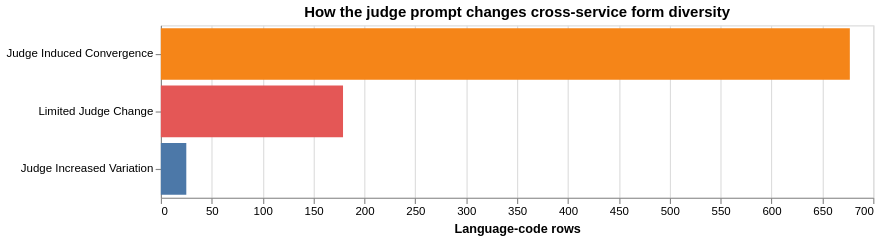
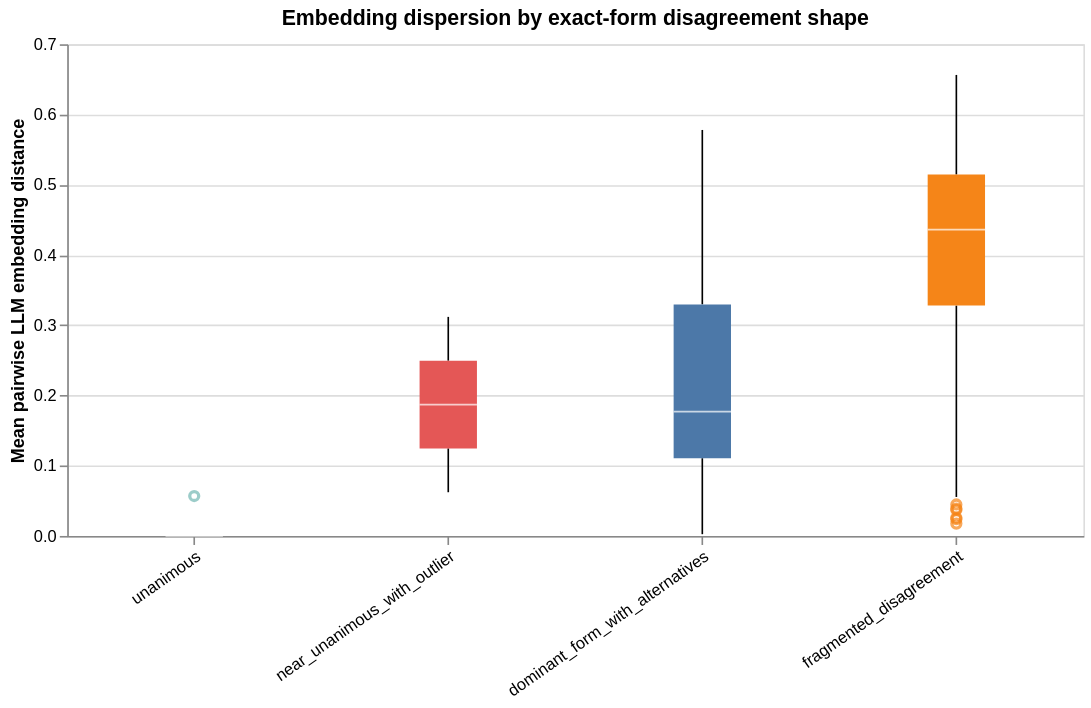

Here is the notebook cell these charts were saved with, in order:
### Markdown cell above
## 8.4 Prompt trajectories

Prompt sensitivity is measured within each LLM service across the four prompt variants. The notebook also records cases where the GitHub prompt introduces source-term echoing that was absent from the minimal prompt, and whether the judge prompt reduces or increases the number of distinct LLM forms. Judge-induced convergence is descriptive: synthesis can harmonize outputs without making them more accurate.

### Code cell
judge_counts = patterns['judge_effect'].value_counts().rename_axis('judge_effect').reset_index(name='languages')
judge_counts['label'] = judge_counts['judge_effect'].str.replace('_', ' ').str.title()

judge_chart = alt.Chart(judge_counts).mark_bar().encode(
    y=alt.Y('label:N', sort='-x', title=None),
    x=alt.X('languages:Q', title='Language-code rows'),
    color=alt.Color('judge_effect:N', legend=None, scale=alt.Scale(scheme='tableau10')),
).properties(width=620, height=150, title='How the judge prompt changes cross-service form diversity')
display(judge_chart)
save_chart(judge_chart, str(FIGURE_DIR / 'judge_prompt_disagreement_effect.png'))

prompt_summary = patterns[[
    'prompt_stable_service_count', 'prompt_sensitive_service_count',
    'github_source_echo_service_count', 'minimal_unique_llm_forms', 'judge_unique_llm_forms',
]].describe().round(2)
display(prompt_summary)
print('Languages where GitHub framing introduces source echo:', int(patterns['github_source_echo_service_count'].gt(0).sum()))

embedding_chart = alt.Chart(patterns.dropna(subset=['mean_embedding_distance'])).mark_boxplot(size=35).encode(
    x=alt.X('disagreement_shape:N', sort=SHAPE_ORDER, title=None, axis=alt.Axis(labelAngle=325)),
    y=alt.Y('mean_embedding_distance:Q', title='Mean pairwise LLM embedding distance'),
    color=alt.Color('disagreement_shape:N', legend=None, scale=alt.Scale(scheme='tableau10')),
).properties(width=620, height=300, title='Embedding dispersion by exact-form disagreement shape')
display(embedding_chart)
save_chart(embedding_chart, str(FIGURE_DIR / 'embedding_dispersion_by_disagreement_shape.png'))

### Figure 1 — Vega specification as saved in the notebook (floating-point values rounded to 4 significant figures)
{"$schema": "https://vega.github.io/schema/vega/v6.json", "data": [{"name": "source_0"}, {"name": "data_0", "values": [{"judge_effect": "judge_induced_convergence", "label": "Judge Induced Convergence", "languages_end": 677.0, "languages_start": 0.0}, {"judge_effect": "limited_judge_change", "label": "Limited Judge Change", "languages_end": 179.0, "languages_start": 0.0}, {"judge_effect": "judge_increased_variation", "label": "Judge Increased Variation", "languages_end": 25.0, "languages_start": 0.0}]}, {"name": "source_0_y_domain_label", "values": [{"label": "Judge Induced Convergence", "sort_field": 677}, {"label": "Limited Judge Change", "sort_field": 179}, {"label": "Judge Increased Variation", "sort_field": 25}]}, {"name": "data_0_color_domain_judge_effect", "values": [{"judge_effect": "judge_induced_convergence"}, {"judge_effect": "limited_judge_change"}, {"judge_effect": "judge_increased_variation"}]}], "marks": [{"type": "rect", "name": "marks", "from": {"data": "data_0"}, "encode": {"update": {"x": {"field": "languages_end", "scale": "x"}, "x2": {"field": "languages_start", "scale": "x"}, "y": {"field": "label", "scale": "y"}, "fill": {"field": "judge_effect", "scale": "color"}, "height": {"signal": "max(0.25, bandwidth('y'))"}}}, "style": ["bar"]}], "scales": [{"name": "x", "type": "linear", "domain": {"data": "data_0", "fields": ["languages_start", "languages_end"]}, "range": [0, {"signal": "width"}], "zero": true, "nice": true}, {"name": "y", "type": "band", "domain": {"data": "source_0_y_domain_label", "field": "label", "sort": {"op": "max", "field": "sort_field", "order": "descending"}}, "range": [0, {"signal": "height"}], "paddingOuter": 0.05, "paddingInner": 0.1}, {"name": "color", "type": "ordinal", "domain": {"data": "data_0_color_domain_judge_effect", "field": "judge_effect", "sort": true}, "range": {"scheme": "tableau10"}}], "axes": [{"scale": "x", "aria": false, "grid": true, "zindex": 0, "labels": false, "orient": "bottom", "tickCount": {"signal": "ceil(width/40)"}, "maxExtent": 0, "minExtent": 0, "domain": false, "ticks": false, "gridScale": "y"}, {"scale": "x", "zindex": 0, "grid": false, "orient": "bottom", "title": "Language-code rows", "labelFlush": true, "tickCount": {"signal": "ceil(width/40)"}, "labelOverlap": true}, {"scale": "y", "orient": "left", "grid": false, "zindex": 0}], "title": {"text": "How the judge prompt changes cross-service form diversity", "frame": "group"}, "padding": 5, "width": 620, "height": 150, "style": "cell", "background": "white"}

### Figure 2 — Vega specification as saved in the notebook (floating-point values rounded to 4 significant figures)
{"$schema": "https://vega.github.io/schema/vega/v6.json", "data": [{"name": "source_0"}, {"name": "data_0"}, {"name": "data_1"}, {"name": "data_2", "values": [{"disagreement_shape": "fragmented_disagreement", "mean_embedding_distance": 0.02578}, {"disagreement_shape": "fragmented_disagreement", "mean_embedding_distance": 0.04481}, {"disagreement_shape": "fragmented_disagreement", "mean_embedding_distance": 0.02385}, {"disagreement_shape": "fragmented_disagreement", "mean_embedding_distance": 0.03901}, {"disagreement_shape": "unanimous", "mean_embedding_distance": 0.05685}, {"disagreement_shape": "fragmented_disagreement", "mean_embedding_distance": 0.03712}, {"disagreement_shape": "fragmented_disagreement", "mean_embedding_distance": 0.01759}]}, {"name": "data_3"}, {"name": "data_5", "values": [{"disagreement_shape": "fragmented_disagreement", "lower_box_mean_embedding_distance": 0.328, "lower_whisker_mean_embedding_distance": 0.05551, "upper_whisker_mean_embedding_distance": 0.6563}, {"disagreement_shape": "dominant_form_with_alternatives", "lower_box_mean_embedding_distance": 0.1107, "lower_whisker_mean_embedding_distance": 0.002514, "upper_whisker_mean_embedding_distance": 0.578}, {"disagreement_shape": "unanimous", "lower_box_mean_embedding_distance": 0.0, "lower_whisker_mean_embedding_distance": 0.0, "upper_whisker_mean_embedding_distance": 4.72e-14}, {"disagreement_shape": "near_unanimous_with_outlier", "lower_box_mean_embedding_distance": 0.1246, "lower_whisker_mean_embedding_distance": 0.06224, "upper_whisker_mean_embedding_distance": 0.3119}]}, {"name": "data_6", "values": [{"disagreement_shape": "fragmented_disagreement", "lower_whisker_mean_embedding_distance": 0.05551, "upper_box_mean_embedding_distance": 0.5146, "upper_whisker_mean_embedding_distance": 0.6563}, {"disagreement_shape": "dominant_form_with_alternatives", "lower_whisker_mean_embedding_distance": 0.002514, "upper_box_mean_embedding_distance": 0.3297, "upper_whisker_mean_embedding_distance": 0.578}, {"disagreement_shape": "unanimous", "lower_whisker_mean_embedding_distance": 0.0, "upper_box_mean_embedding_distance": 4.72e-14, "upper_whisker_mean_embedding_distance": 4.72e-14}, {"disagreement_shape": "near_unanimous_with_outlier", "lower_whisker_mean_embedding_distance": 0.06224, "upper_box_mean_embedding_distance": 0.2495, "upper_whisker_mean_embedding_distance": 0.3119}]}, {"name": "data_7"}, {"name": "data_9", "values": [{"disagreement_shape": "fragmented_disagreement", "lower_box_mean_embedding_distance": 0.328, "max_mean_embedding_distance": 0.6563, "mid_box_mean_embedding_distance": 0.4361, "min_mean_embedding_distance": 0.01759, "upper_box_mean_embedding_distance": 0.5146}, {"disagreement_shape": "dominant_form_with_alternatives", "lower_box_mean_embedding_distance": 0.1107, "max_mean_embedding_distance": 0.578, "mid_box_mean_embedding_distance": 0.1771, "min_mean_embedding_distance": 0.002514, "upper_box_mean_embedding_distance": 0.3297}, {"disagreement_shape": "unanimous", "lower_box_mean_embedding_distance": 0.0, "max_mean_embedding_distance": 0.05685, "mid_box_mean_embedding_distance": 2.22e-16, "min_mean_embedding_distance": 0.0, "upper_box_mean_embedding_distance": 4.72e-14}, {"disagreement_shape": "near_unanimous_with_outlier", "lower_box_mean_embedding_distance": 0.1246, "max_mean_embedding_distance": 0.3119, "mid_box_mean_embedding_distance": 0.1871, "min_mean_embedding_distance": 0.06224, "upper_box_mean_embedding_distance": 0.2495}]}, {"name": "data_10", "values": [{"disagreement_shape": "fragmented_disagreement", "lower_box_mean_embedding_distance": 0.328, "max_mean_embedding_distance": 0.6563, "mid_box_mean_embedding_distance": 0.4361, "min_mean_embedding_distance": 0.01759, "upper_box_mean_embedding_distance": 0.5146}, {"disagreement_shape": "dominant_form_with_alternatives", "lower_box_mean_embedding_distance": 0.1107, "max_mean_embedding_distance": 0.578, "mid_box_mean_embedding_distance": 0.1771, "min_mean_embedding_distance": 0.002514, "upper_box_mean_embedding_distance": 0.3297}, {"disagreement_shape": "unanimous", "lower_box_mean_embedding_distance": 0.0, "max_mean_embedding_distance": 0.05685, "mid_box_mean_embedding_distance": 2.22e-16, "min_mean_embedding_distance": 0.0, "upper_box_mean_embedding_distance": 4.72e-14}, {"disagreement_shape": "near_unanimous_with_outlier", "lower_box_mean_embedding_distance": 0.1246, "max_mean_embedding_distance": 0.3119, "mid_box_mean_embedding_distance": 0.1871, "min_mean_embedding_distance": 0.06224, "upper_box_mean_embedding_distance": 0.2495}]}, {"name": "data_1_x_domain_disagreement_shape_0", "values": [{"disagreement_shape": "fragmented_disagreement", "sort_field": 4.0}, {"disagreement_shape": "unanimous", "sort_field": 0.0}]}, {"name": "data_3_x_domain_disagreement_shape_1", "values": [{"disagreement_shape": "fragmented_disagreement", "sort_field": 4.0}, {"disagreement_shape": "dominant_form_with_alternatives", "sort_field": 2.0}, {"disagreement_shape": "unanimous", "sort_field": 0.0}, {"disagreement_shape": "near_unanimous_with_outlier", "sort_field": 1.0}]}, {"name": "data_7_x_domain_disagreement_shape_2", "values": [{"disagreement_shape": "fragmented_disagreement", "sort_field": 4.0}, {"disagreement_shape": "dominant_form_with_alternatives", "sort_field": 2.0}, {"disagreement_shape": "unanimous", "sort_field": 0.0}, {"disagreement_shape": "near_unanimous_with_outlier", "sort_field": 1.0}]}, {"name": "data_2_color_domain_disagreement_shape_0", "values": [{"disagreement_shape": "fragmented_disagreement"}, {"disagreement_shape": "unanimous"}]}, {"name": "data_9_color_domain_disagreement_shape_1", "values": [{"disagreement_shape": "fragmented_disagreement"}, {"disagreement_shape": "dominant_form_with_alternatives"}, {"disagreement_shape": "unanimous"}, {"disagreement_shape": "near_unanimous_with_outlier"}]}, {"name": "data_10_color_domain_disagreement_shape_2", "values": [{"disagreement_shape": "fragmented_disagreement"}, {"disagreement_shape": "dominant_form_with_alternatives"}, {"disagreement_shape": "unanimous"}, {"disagreement_shape": "near_unanimous_with_outlier"}]}], "marks": [{"type": "symbol", "name": "layer_0_layer_0_marks", "from": {"data": "data_2"}, "encode": {"update": {"opacity": {"value": 0.7}, "fill": {"value": "transparent"}, "stroke": {"field": "disagreement_shape", "scale": "color"}, "x": {"field": "disagreement_shape", "scale": "x", "band": 0.5}, "y": {"field": "mean_embedding_distance", "scale": "y"}}}, "style": ["point", "boxplot-outliers"]}, {"type": "rule", "name": "layer_0_layer_1_layer_0_marks", "from": {"data": "data_5"}, "encode": {"update": {"stroke": {"value": "black"}, "tooltip": {"signal": "{\"Upper Whisker of Mean pairwise LLM embedding distance\": format(datum[\"upper_whisker_mean_embedding_distance\"], \"\"), \"Lower Whisker of Mean pairwise LLM embedding distance\": format(datum[\"lower_whisker_mean_embedding_distance\"], \"\"), \"disagreement_shape\": isValid(datum[\"disagreement_shape\"]) ? datum[\"disagreement_shape\"] : \"\"+datum[\"disagreement_shape\"]}"}, "x": {"field": "disagreement_shape", "scale": "x", "band": 0.5}, "y": {"field": "lower_whisker_mean_embedding_distance", "scale": "y"}, "y2": {"field": "lower_box_mean_embedding_distance", "scale": "y"}}}, "style": ["rule", "boxplot-rule"], "aria": false}, {"type": "rule", "name": "layer_0_layer_1_layer_1_marks", "from": {"data": "data_6"}, "encode": {"update": {"y": {"field": "upper_box_mean_embedding_distance", "scale": "y"}, "x": {"field": "disagreement_shape", "scale": "x", "band": 0.5}, "y2": {"field": "upper_whisker_mean_embedding_distance", "scale": "y"}, "tooltip": {"signal": "{\"Upper Whisker of Mean pairwise LLM embedding distance\": format(datum[\"upper_whisker_mean_embedding_distance\"], \"\"), \"Lower Whisker of Mean pairwise LLM embedding distance\": format(datum[\"lower_whisker_mean_embedding_distance\"], \"\"), \"disagreement_shape\": isValid(datum[\"disagreement_shape\"]) ? datum[\"disagreement_shape\"] : \"\"+datum[\"disagreement_shape\"]}"}, "stroke": {"value": "black"}}}, "style": ["rule", "boxplot-rule"], "aria": false}, {"type": "rect", "name": "layer_1_layer_0_marks", "from": {"data": "data_9"}, "encode": {"update": {"fill": {"field": "disagreement_shape", "scale": "color"}, "y": {"field": "lower_box_mean_embedding_distance", "scale": "y"}, "tooltip": {"signal": "{\"Max of Mean pairwise LLM embedding distance\": format(datum[\"max_mean_embedding_distance\"], \"\"), \"Q3 of Mean pairwise LLM embedding distance\": format(datum[\"upper_box_mean_embedding_distance\"], \"\"), \"Median of Mean pairwise LLM embedding distance\": format(datum[\"mid_box_mean_embedding_distance\"], \"\"), \"Q1 of Mean pairwise LLM embedding distance\": format(datum[\"lower_box_mean_embedding_distance\"], \"\"), \"Min of Mean pairwise LLM embedding distance\": format(datum[\"min_mean_embedding_distance\"], \"\"), \"disagreement_shape\": isValid(datum[\"disagreement_shape\"]) ? datum[\"disagreement_shape\"] : \"\"+datum[\"disagreement_shape\"]}"}, "y2": {"field": "upper_box_mean_embedding_distance", "scale": "y"}, "xc": {"field": "disagreement_shape", "scale": "x", "band": 0.5}, "width": {"value": 35}}}, "style": ["bar", "boxplot-box"]}, {"type": "rect", "name": "layer_1_layer_1_marks", "from": {"data": "data_10"}, "encode": {"update": {"xc": {"field": "disagreement_shape", "scale": "x", "band": 0.5}, "width": {"value": 35}, "yc": {"field": "mid_box_mean_embedding_distance", "scale": "y"}, "height": {"value": 1}, "tooltip": {"signal": "{\"Max of Mean pairwise LLM embedding distance\": format(datum[\"max_mean_embedding_distance\"], \"\"), \"Q3 of Mean pairwise LLM embedding distance\": format(datum[\"upper_box_mean_embedding_distance\"], \"\"), \"Median of Mean pairwise LLM embedding distance\": format(datum[\"mid_box_mean_embedding_distance\"], \"\"), \"Q1 of Mean pairwise LLM embedding distance\": format(datum[\"lower_box_mean_embedding_distance\"], \"\"), \"Min of Mean pairwise LLM embedding distance\": format(datum[\"min_mean_embedding_distance\"], \"\"), \"disagreement_shape\": isValid(datum[\"disagreement_shape\"]) ? datum[\"disagreement_shape\"] : \"\"+datum[\"disagreement_shape\"]}"}, "opacity": {"value": 0.7}, "fill": [{"field": "disagreement_shape", "scale": "color", "test": "datum['lower_box_mean_embedding_distance'] >= datum['upper_box_mean_embedding_distance']"}, {"value": "white"}]}}, "aria": false, "style": ["tick", "boxplot-median"]}], "scales": [{"name": "x", "type": "band", "domain": {"fields": [{"data": "data_1_x_domain_disagreement_shape_0", "field": "disagreement_shape"}, {"data": "data_3_x_domain_disagreement_shape_1", "field": "disagreement_shape"}, {"data": "data_7_x_domain_disagreement_shape_2", "field": "disagreement_shape"}], "sort": {"op": "max", "field": "sort_field"}}, "range": [0, {"signal": "width"}], "paddingInner": 0, "paddingOuter": 0}, {"name": "y", "type": "linear", "domain": {"fields": [{"data": "data_2", "field": "mean_embedding_distance"}, {"data": "data_5", "field": "lower_whisker_mean_embedding_distance"}, {"data": "data_5", "field": "lower_box_mean_embedding_distance"}, {"data": "data_6", "field": "upper_box_mean_embedding_distance"}, {"data": "data_6", "field": "upper_whisker_mean_embedding_distance"}, {"data": "data_9", "field": "lower_box_mean_embedding_distance"}, {"data": "data_9", "field": "upper_box_mean_embedding_distance"}, {"data": "data_10", "field": "mid_box_mean_embedding_distance"}]}, "range": [{"signal": "height"}, 0], "nice": true, "zero": true}, {"name": "color", "type": "ordinal", "domain": {"fields": [{"data": "data_2_color_domain_disagreement_shape_0", "field": "disagreement_shape"}, {"data": "data_9_color_domain_disagreement_shape_1", "field": "disagreement_shape"}, {"data": "data_10_color_domain_disagreement_shape_2", "field": "disagreement_shape"}], "sort": true}, "range": {"scheme": "tableau10"}}], "axes": [{"scale": "y", "tickCount": {"signal": "ceil(height/40)"}, "gridScale": "x", "orient": "left", "grid": true, "domain": false, "zindex": 0, "labels": false, "aria": false, "ticks": false, "minExtent": 0, "maxExtent": 0}, {"scale": "x", "labelBaseline": "top", "zindex": 0, "orient": "bottom", "grid": false, "labelAngle": 325, "labelAlign": "right"}, {"scale": "y", "title": "Mean pairwise LLM embedding distance", "orient": "left", "grid": false, "labelOverlap": true, "tickCount": {"signal": "ceil(height/40)"}, "zindex": 0}], "title": {"text": "Embedding dispersion by exact-form disagreement shape", "frame": "group"}, "padding": 5, "height": 300, "width": 620, "background": "white", "style": "cell"}
